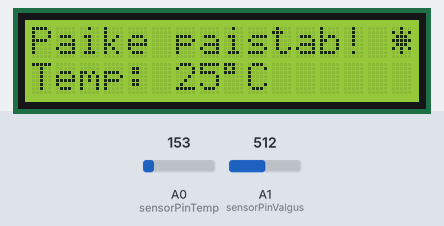
Bench run of a sketch on a simulated Arduino Uno, built with avr-gcc and run on an emulated ATmega328P. Parts: 16×2 character LCD. The inputs (shaded band) are chosen by the test bench; at power-on: A0 (sensorPinTemp) = 153, A1 (sensorPinValgus) = 512. What the sketch prints to the serial monitor is not drawn.

Above: at 5.6 s.
5.7 s: A0 (sensorPinTemp) set to 128
At 10.4 s:
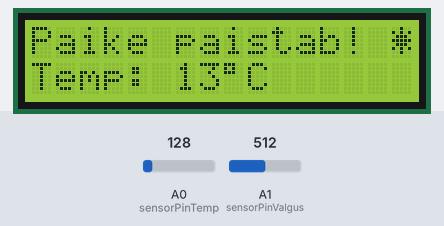
12.0 s: A0 (sensorPinTemp) set to 116
At 15.4 s:
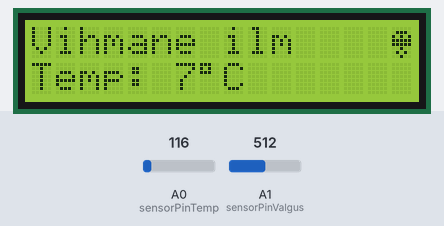
21.5 s: A1 (sensorPinValgus) set to 406
27.8 s: A1 (sensorPinValgus) set to 390
At 30.4 s:
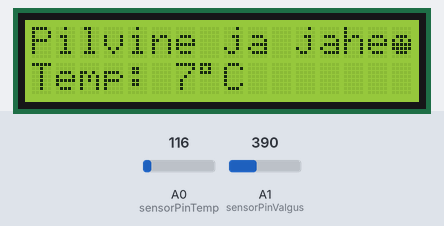
34.1 s: A0 (sensorPinTemp) set to 133
At 35.4 s:
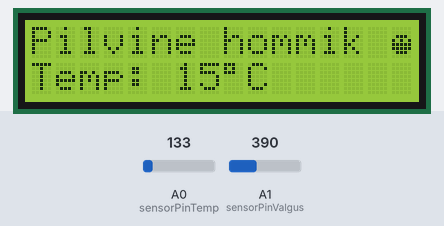
45.4 s: A0 (sensorPinTemp) set to 165
At 50.5 s:
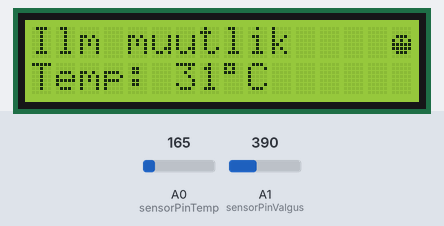
Timing chart, 0 to 52.0 s (numbered marks = the images above; inputs shaded):
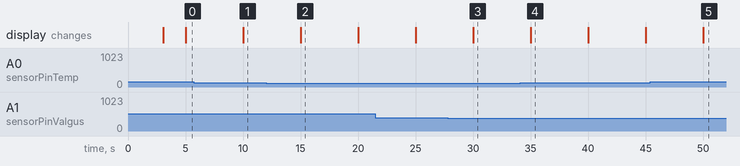

Measured:
- the behaviour switches between 123 and 122 on A0 (sensorPinTemp) (found by bisection; images 1 and 2)
- the behaviour switches between 400 and 399 on A1 (sensorPinValgus) (found by bisection; images 2 and 3)
- after the input at 5.7 s, the display: changes after 4.3 s (image 1)
- after the input at 12.0 s, the display: changes after 3.0 s (image 2)
- after the input at 27.8 s, the display: changes after 2.2 s (image 3)
- after the input at 34.1 s, the display: changes after 0.91 s (image 4)
- after the input at 45.4 s, the display: changes after 4.6 s (image 5)

The sketch:

05_WeatherStation.ino
```cpp
#include <LiquidCrystal.h>
// LCD ühendused: RS, E, D4, D5, D6, D7
LiquidCrystal lcd(12, 11, 5, 4, 3, 2);
// Andurite pinid
const int sensorPinTemp = A0;
const int sensorPinValgus = A1;
// Kohandatud ikoonid (päike, pilv, vihm, lumi, süda)
byte sun[8] = {
  0b00100,
  0b10101,
  0b01110,
  0b11111,
  0b01110,
  0b10101,
  0b00100,
  0b00000
};
byte cloud[8] = {
  0b00000,
  0b00000,
  0b01110,
  0b10101,
  0b11111,
  0b11111,
  0b01110,
  0b00000
};
byte rain[8] = {
  0b00000,
  0b01110,
  0b10101,
  0b11111,
  0b11111,
  0b00100,
  0b01010,
  0b00100
};
byte snow[8] = {
  0b00100,
  0b10101,
  0b01110,
  0b11111,
  0b01110,
  0b10101,
  0b00100,
  0b00000
};
byte heart[8] = {
  0b00000,
  0b01010,
  0b11111,
  0b11111,
  0b01110,
  0b00100,
  0b00000,
  0b00000
};
// Aeg-ajalt reklaamtekst
const char* reklaamTekst = "Hello! :)";
// Muutujad uuenduse jaoks
unsigned long eelmiseAeg = 0;
const long intervall = 5000; // 5 sekundi tagant uuendus
int reklaamiLoendur = 0;
void setup() {
  Serial.begin(9600);
  lcd.begin(16, 2);
  // Kohandatud ikoonid
  lcd.createChar(0, sun);
  lcd.createChar(1, cloud);
  lcd.createChar(2, rain);
  lcd.createChar(3, snow);
  lcd.createChar(4, heart);
  // Alguskuva
  lcd.setCursor(0, 0);
  lcd.print("Ilmajaam:");
  lcd.setCursor(0, 1);
  lcd.print("PaiksePesa");
  delay(3000);
  lcd.clear();
}
void loop() {
  unsigned long praeguneAeg = millis();
  // Värskenda iga 5 sekundi tagant
  if (praeguneAeg - eelmiseAeg >= intervall) {
    eelmiseAeg = praeguneAeg;
    int sensorTempVal = analogRead(sensorPinTemp);
    int sensorValgusVal = analogRead(sensorPinValgus);
    // Temperatuuri arvutus TMP36 sensorilt
    float voltage = sensorTempVal * 5.0 / 1024.0;
    float temperature = (voltage - 0.5) * 100;
    // Valguse hindamine (skaalame lihtsamaks)
    int ValgusVal = sensorValgusVal / 4;
    // Seriaalmonitori test
    Serial.print("Temp (C): ");
    Serial.println(temperature);
    Serial.print("Valgus: ");
    Serial.println(sensorValgusVal);
    lcd.clear();
    // Kuvame ilmastiku kirjelduse ja ikooni
    lcd.setCursor(0, 0);
    if (temperature < 0) {
      lcd.print("Voib tulla lund");
      lcd.setCursor(15, 0);
      lcd.write(byte(3)); // lumi
    }
    else if (temperature >= 0 && temperature < 10 && ValgusVal < 100) {
      lcd.print("Pilvine ja jahe");
      lcd.setCursor(15, 0);
      lcd.write(byte(1)); // pilv
    }
    else if (temperature >= 0 && temperature < 10 && ValgusVal >= 100) {
      lcd.print("Vihmane ilm");
      lcd.setCursor(15, 0);
      lcd.write(byte(2)); // vihm
    }
    else if (temperature >= 10 && temperature < 20 && ValgusVal < 100) {
      lcd.print("Pilvine hommik");
      lcd.setCursor(15, 0);
      lcd.write(byte(1)); // pilv
    }
    else if (temperature >= 10 && ValgusVal >= 100) {
      lcd.print("Paike paistab!");
      lcd.setCursor(15, 0);
      lcd.write(byte(0)); // paike
    }
    else {
      lcd.print("Ilm muutlik");
      lcd.setCursor(15, 0);
      lcd.write(byte(1)); // pilv (vaikimisi)
    }
    // Kuvame temperatuuri allreal
    lcd.setCursor(0, 1);
    lcd.print("Temp: ");
    lcd.print(temperature, 0);
    lcd.print((char)223);
    lcd.print("C");
    // Aeg-ajalt näitame reklaami (iga 4. kord)
    reklaamiLoendur++;
    if (reklaamiLoendur >= 4) {
      lcd.clear();
      lcd.setCursor(0, 0);
      lcd.print(reklaamTekst);
      lcd.setCursor(15, 1);
      lcd.write(byte(4)); // süda
      delay(3000);
      reklaamiLoendur = 0;
    }
  }
}
```
